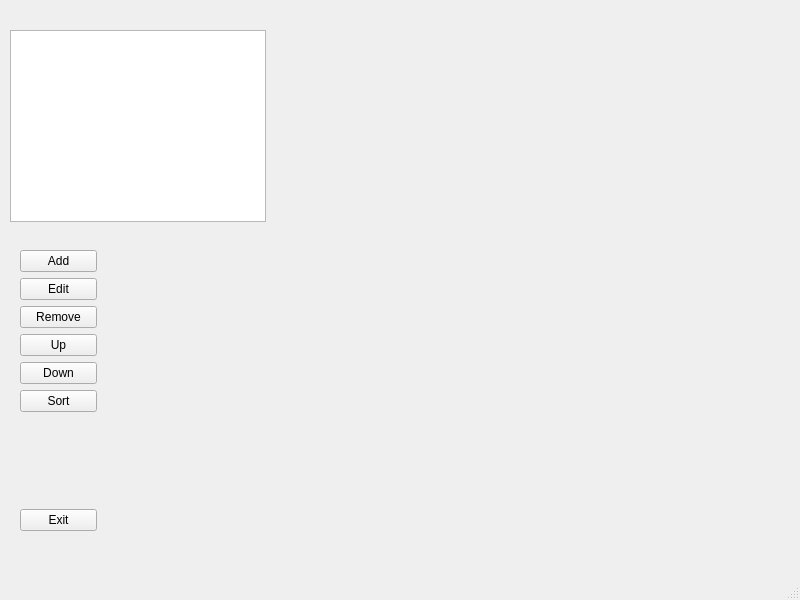
<?xml version="1.0" encoding="UTF-8"?>
<ui version="4.0">
 <class>MainWindow</class>
 <widget class="QMainWindow" name="MainWindow">
  <property name="geometry">
   <rect>
    <x>0</x>
    <y>0</y>
    <width>800</width>
    <height>600</height>
   </rect>
  </property>
  <property name="windowTitle">
   <string>MainWindow</string>
  </property>
  <widget class="QWidget" name="centralwidget">
   <widget class="QListWidget" name="listItems">
    <property name="geometry">
     <rect>
      <x>10</x>
      <y>30</y>
      <width>256</width>
      <height>192</height>
     </rect>
    </property>
   </widget>
   <widget class="QWidget" name="">
    <property name="geometry">
     <rect>
      <x>20</x>
      <y>250</y>
      <width>77</width>
      <height>281</height>
     </rect>
    </property>
    <layout class="QVBoxLayout" name="verticalLayout">
     <item>
      <widget class="QPushButton" name="btnAdd">
       <property name="text">
        <string>Add</string>
       </property>
      </widget>
     </item>
     <item>
      <widget class="QPushButton" name="btnEdit">
       <property name="text">
        <string>Edit</string>
       </property>
      </widget>
     </item>
     <item>
      <widget class="QPushButton" name="btnRemove">
       <property name="text">
        <string>Remove</string>
       </property>
      </widget>
     </item>
     <item>
      <widget class="QPushButton" name="btnUp">
       <property name="text">
        <string>Up</string>
       </property>
      </widget>
     </item>
     <item>
      <widget class="QPushButton" name="btnDown">
       <property name="text">
        <string>Down</string>
       </property>
      </widget>
     </item>
     <item>
      <widget class="QPushButton" name="btnSort">
       <property name="text">
        <string>Sort</string>
       </property>
      </widget>
     </item>
     <item>
      <spacer name="verticalSpacer">
       <property name="orientation">
        <enum>Qt::Vertical</enum>
       </property>
       <property name="sizeHint" stdset="0">
        <size>
         <width>20</width>
         <height>40</height>
        </size>
       </property>
      </spacer>
     </item>
     <item>
      <widget class="QPushButton" name="pushButton_3">
       <property name="text">
        <string>Exit</string>
       </property>
      </widget>
     </item>
    </layout>
   </widget>
  </widget>
  <widget class="QMenuBar" name="menubar">
   <property name="geometry">
    <rect>
     <x>0</x>
     <y>0</y>
     <width>800</width>
     <height>21</height>
    </rect>
   </property>
  </widget>
  <widget class="QStatusBar" name="statusbar"/>
 </widget>
 <resources/>
 <connections/>
</ui>
